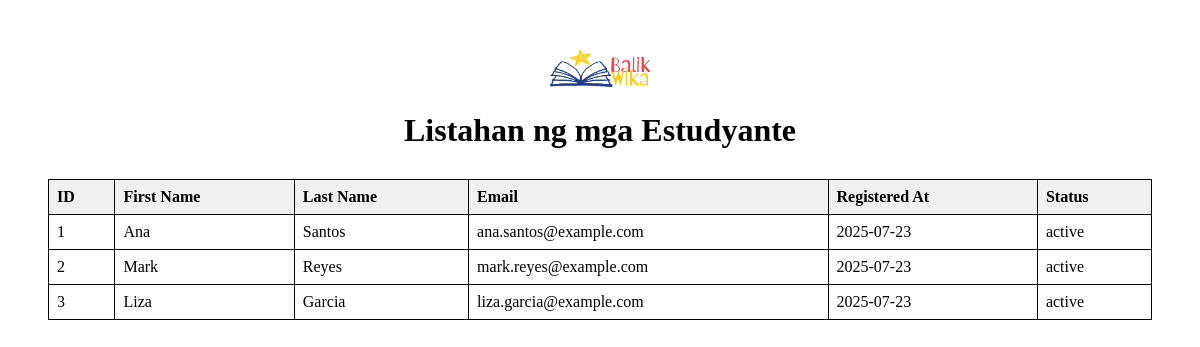
Page /admin/print-students on the committed database.
### tables this page shows
CREATE TABLE "users" (
	"id"	INTEGER,
	"first_name"	TEXT NOT NULL,
	"last_name"	TEXT NOT NULL,
	"email"	TEXT NOT NULL UNIQUE,
	"registered_at"	TEXT DEFAULT (DATE('now')),
	"status"	TEXT DEFAULT 'pending' CHECK("status" IN ('active', 'inactive', 'pending')),
	"password"	TEXT NOT NULL,
	"profile_picture"	BLOB,
	PRIMARY KEY("id" AUTOINCREMENT)
);

### admin/routes.py (the view)
@admin_bp.route('/print-students')
def print_students():
    conn = get_db()
    cursor = conn.cursor()
    cursor.execute("""
        SELECT id, first_name, last_name, email, registered_at, status
        FROM users
        WHERE role = 'student'
    """)
    students = cursor.fetchall()
    conn.close()
    return render_template('print_students.html', students=students)

### admin/routes.py (called while the page is built)
def get_db():
    return sqlite3.connect('balikwika.db', check_same_thread=False)

### admin/templates/print_students.html (shortened to what this page needs)
<!DOCTYPE html>
<html lang="en">
<head>
</head>
<body onload="window.print()">
  <img src="{{ url_for('admin.static', filename='bwlogo.png') }}" alt="Logo" class="logo">
  <h1>Listahan ng mga Estudyante</h1>
  <table>
    <thead>
      <tr>
        <th>ID</th>
        <th>First Name</th>
        <th>Last Name</th>
        <th>Email</th>
        <th>Registered At</th>
        <th>Status</th>
      </tr>
    </thead>
    <tbody>
      {% for student in students %}
      <tr>
        <td>{{ student[0] }}</td>
        <td>{{ student[1] }}</td>
        <td>{{ student[2] }}</td>
        <td>{{ student[3] }}</td>
        <td>{{ student[4] }}</td>
        <td>{{ student[5] }}</td>
      </tr>
      {% endfor %}
    </tbody>
  </table>
</body>
</html>

### admin/templates/print_students.html (style rules this page uses)
body { font-family: 'Instrument Serif', serif; padding: 40px; }
img.logo { width: 100px; display: block; margin: 0 auto 20px; }
h1 { text-align: center; }
table { width: 100%; border-collapse: collapse; margin-top: 30px; }
th, td { border: 1px solid black; padding: 8px; text-align: left; }
th { background-color: #f0f0f0; }

### rows in the picture
users: id "1", first_name "Ana", last_name "Santos", email "ana.santos@example.com", registered_at "2025-07-23", status "active"
users: id "2", first_name "Mark", last_name "Reyes", email "mark.reyes@example.com", registered_at "2025-07-23", status "active"
users: id "3", first_name "Liza", last_name "Garcia", email "liza.garcia@example.com", registered_at "2025-07-23", status "active"
